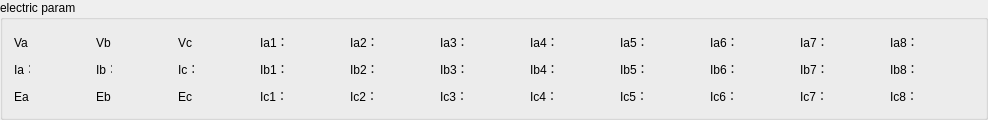
     <widget class="QGroupBox" name="groupBox_6">
      <property name="title">
       <string>electric param</string>
      </property>
      <layout class="QGridLayout" name="gridLayout_20">
       <item row="2" column="4">
        <widget class="QLabel" name="label_122">
         <property name="minimumSize">
          <size>
           <width>16</width>
           <height>21</height>
          </size>
         </property>
         <property name="maximumSize">
          <size>
           <width>16</width>
           <height>21</height>
          </size>
         </property>
         <property name="text">
          <string>Ec：</string>
         </property>
        </widget>
       </item>
       <item row="1" column="5">
        <widget class="QLabel" name="current_c">
         <property name="minimumSize">
          <size>
           <width>54</width>
           <height>21</height>
          </size>
         </property>
         <property name="maximumSize">
          <size>
           <width>54</width>
           <height>21</height>
          </size>
         </property>
         <property name="text">
          <string/>
         </property>
        </widget>
       </item>
       <item row="0" column="7">
        <widget class="QLabel" name="current_Ia_1">
         <property name="minimumSize">
          <size>
           <width>54</width>
           <height>21</height>
          </size>
         </property>
         <property name="maximumSize">
          <size>
           <width>54</width>
           <height>21</height>
          </size>
         </property>
         <property name="text">
          <string/>
         </property>
        </widget>
       </item>
       <item row="1" column="12">
        <widget class="QLabel" name="label_132">
         <property name="minimumSize">
          <size>
           <width>24</width>
           <height>21</height>
          </size>
         </property>
         <property name="maximumSize">
          <size>
           <width>24</width>
           <height>21</height>
          </size>
         </property>
         <property name="text">
          <string>Ib4：</string>
         </property>
        </widget>
       </item>
       <item row="0" column="3">
        <widget class="QLabel" name="voltage_b">
         <property name="minimumSize">
          <size>
           <width>54</width>
           <height>21</height>
          </size>
         </property>
         <property name="maximumSize">
          <size>
           <width>54</width>
           <height>21</height>
          </size>
         </property>
         <property name="text">
          <string/>
         </property>
        </widget>
       </item>
       <item row="0" column="4">
        <widget class="QLabel" name="label_120">
         <property name="minimumSize">
          <size>
           <width>16</width>
           <height>21</height>
          </size>
         </property>
         <property name="maximumSize">
          <size>
           <width>16</width>
           <height>21</height>
          </size>
         </property>
         <property name="text">
          <string>Vc：</string>
         </property>
        </widget>
       </item>
       <item row="1" column="6">
        <widget class="QLabel" name="label_124">
         <property name="minimumSize">
          <size>
           <width>24</width>
           <height>21</height>
          </size>
         </property>
         <property name="maximumSize">
          <size>
           <width>24</width>
           <height>21</height>
          </size>
         </property>
         <property name="text">
          <string>Ib1：</string>
         </property>
        </widget>
       </item>
       <item row="1" column="13">
        <widget class="QLabel" name="current_Ib_4">
         <property name="minimumSize">
          <size>
           <width>54</width>
           <height>21</height>
          </size>
         </property>
         <property name="maximumSize">
          <size>
           <width>54</width>
           <height>21</height>
          </size>
         </property>
         <property name="text">
          <string/>
         </property>
        </widget>
       </item>
       <item row="1" column="21">
        <widget class="QLabel" name="current_Ib_8">
         <property name="minimumSize">
          <size>
           <width>54</width>
           <height>21</height>
          </size>
         </property>
         <property name="maximumSize">
          <size>
           <width>54</width>
           <height>21</height>
          </size>
         </property>
         <property name="text">
          <string/>
         </property>
        </widget>
       </item>
       <item row="1" column="20">
        <widget class="QLabel" name="label_144">
         <property name="minimumSize">
          <size>
           <width>24</width>
           <height>21</height>
          </size>
         </property>
         <property name="maximumSize">
          <size>
           <width>24</width>
           <height>21</height>
          </size>
         </property>
         <property name="text">
          <string>Ib8：</string>
         </property>
        </widget>
       </item>
       <item row="0" column="2">
        <widget class="QLabel" name="label_117">
         <property name="minimumSize">
          <size>
           <width>16</width>
           <height>21</height>
          </size>
         </property>
         <property name="maximumSize">
          <size>
           <width>16</width>
           <height>21</height>
          </size>
         </property>
         <property name="text">
          <string>Vb：</string>
         </property>
        </widget>
       </item>
       <item row="1" column="19">
        <widget class="QLabel" name="current_Ib_7">
         <property name="minimumSize">
          <size>
           <width>54</width>
           <height>21</height>
          </size>
         </property>
         <property name="maximumSize">
          <size>
           <width>54</width>
           <height>21</height>
          </size>
         </property>
         <property name="text">
          <string/>
         </property>
        </widget>
       </item>
       <item row="0" column="20">
        <widget class="QLabel" name="label_146">
         <property name="minimumSize">
          <size>
           <width>24</width>
           <height>21</height>
          </size>
         </property>
         <property name="maximumSize">
          <size>
           <width>24</width>
           <height>21</height>
          </size>
         </property>
         <property name="text">
          <string>Ia8：</string>
         </property>
        </widget>
       </item>
       <item row="1" column="18">
        <widget class="QLabel" name="label_141">
         <property name="minimumSize">
          <size>
           <width>24</width>
           <height>21</height>
          </size>
         </property>
         <property name="maximumSize">
          <size>
           <width>24</width>
           <height>21</height>
          </size>
         </property>
         <property name="text">
          <string>Ib7：</string>
         </property>
        </widget>
       </item>
       <item row="0" column="1">
        <widget class="QLabel" name="voltage_a">
         <property name="minimumSize">
          <size>
           <width>54</width>
           <height>21</height>
          </size>
         </property>
         <property name="maximumSize">
          <size>
           <width>54</width>
           <height>21</height>
          </size>
         </property>
         <property name="text">
          <string/>
         </property>
        </widget>
       </item>
       <item row="2" column="6">
        <widget class="QLabel" name="label_125">
         <property name="minimumSize">
          <size>
           <width>24</width>
           <height>21</height>
          </size>
         </property>
         <property name="maximumSize">
          <size>
           <width>24</width>
           <height>21</height>
          </size>
         </property>
         <property name="text">
          <string>Ic1：</string>
         </property>
        </widget>
       </item>
       <item row="0" column="21">
        <widget class="QLabel" name="current_Ia_8">
         <property name="minimumSize">
          <size>
           <width>54</width>
           <height>21</height>
          </size>
         </property>
         <property name="maximumSize">
          <size>
           <width>54</width>
           <height>21</height>
          </size>
         </property>
         <property name="text">
          <string/>
         </property>
        </widget>
       </item>
       <item row="2" column="1">
        <widget class="QLabel" name="energy_a">
         <property name="minimumSize">
          <size>
           <width>54</width>
           <height>21</height>
          </size>
         </property>
         <property name="maximumSize">
          <size>
           <width>54</width>
           <height>21</height>
          </size>
         </property>
         <property name="text">
          <string/>
         </property>
        </widget>
       </item>
       <item row="1" column="8">
        <widget class="QLabel" name="label_126">
         <property name="minimumSize">
          <size>
           <width>24</width>
           <height>21</height>
          </size>
         </property>
         <property name="maximumSize">
          <size>
           <width>24</width>
           <height>21</height>
          </size>
         </property>
         <property name="text">
          <string>Ib2：</string>
         </property>
        </widget>
       </item>
       <item row="2" column="16">
        <widget class="QLabel" name="label_139">
         <property name="minimumSize">
          <size>
           <width>24</width>
           <height>21</height>
          </size>
         </property>
         <property name="maximumSize">
          <size>
           <width>24</width>
           <height>21</height>
          </size>
         </property>
         <property name="text">
          <string>Ic6：</string>
         </property>
        </widget>
       </item>
       <item row="2" column="8">
        <widget class="QLabel" name="label_127">
         <property name="minimumSize">
          <size>
           <width>24</width>
           <height>21</height>
          </size>
         </property>
         <property name="maximumSize">
          <size>
           <width>24</width>
           <height>21</height>
          </size>
         </property>
         <property name="text">
          <string>Ic2：</string>
         </property>
        </widget>
       </item>
       <item row="1" column="11">
        <widget class="QLabel" name="current_Ib_3">
         <property name="minimumSize">
          <size>
           <width>54</width>
           <height>21</height>
          </size>
         </property>
         <property name="maximumSize">
          <size>
           <width>54</width>
           <height>21</height>
          </size>
         </property>
         <property name="text">
          <string/>
         </property>
        </widget>
       </item>
       <item row="0" column="16">
        <widget class="QLabel" name="label_140">
         <property name="minimumSize">
          <size>
           <width>24</width>
           <height>21</height>
          </size>
         </property>
         <property name="maximumSize">
          <size>
           <width>24</width>
           <height>21</height>
          </size>
         </property>
         <property name="text">
          <string>Ia6：</string>
         </property>
        </widget>
       </item>
       <item row="0" column="13">
        <widget class="QLabel" name="current_Ia_4">
         <property name="minimumSize">
          <size>
           <width>54</width>
           <height>21</height>
          </size>
         </property>
         <property name="maximumSize">
          <size>
           <width>54</width>
           <height>21</height>
          </size>
         </property>
         <property name="text">
          <string/>
         </property>
        </widget>
       </item>
       <item row="2" column="12">
        <widget class="QLabel" name="label_133">
         <property name="minimumSize">
          <size>
           <width>24</width>
           <height>21</height>
          </size>
         </property>
         <property name="maximumSize">
          <size>
           <width>24</width>
           <height>21</height>
          </size>
         </property>
         <property name="text">
          <string>Ic4：</string>
         </property>
        </widget>
       </item>
       <item row="1" column="15">
        <widget class="QLabel" name="current_Ib_5">
         <property name="minimumSize">
          <size>
           <width>54</width>
           <height>21</height>
          </size>
         </property>
         <property name="maximumSize">
          <size>
           <width>54</width>
           <height>21</height>
          </size>
         </property>
         <property name="text">
          <string/>
         </property>
        </widget>
       </item>
       <item row="2" column="10">
        <widget class="QLabel" name="label_130">
         <property name="minimumSize">
          <size>
           <width>24</width>
           <height>21</height>
          </size>
         </property>
         <property name="maximumSize">
          <size>
           <width>24</width>
           <height>21</height>
          </size>
         </property>
         <property name="text">
          <string>Ic3：</string>
         </property>
        </widget>
       </item>
       <item row="2" column="11">
        <widget class="QLabel" name="current_Ic_3">
         <property name="minimumSize">
          <size>
           <width>54</width>
           <height>21</height>
          </size>
         </property>
         <property name="maximumSize">
          <size>
           <width>54</width>
           <height>21</height>
          </size>
         </property>
         <property name="text">
          <string/>
         </property>
        </widget>
       </item>
       <item row="1" column="17">
        <widget class="QLabel" name="current_Ib_6">
         <property name="minimumSize">
          <size>
           <width>54</width>
           <height>21</height>
          </size>
         </property>
         <property name="maximumSize">
          <size>
           <width>54</width>
           <height>21</height>
          </size>
         </property>
         <property name="text">
          <string/>
         </property>
        </widget>
       </item>
       <item row="2" column="13">
        <widget class="QLabel" name="current_Ic_4">
         <property name="minimumSize">
          <size>
           <width>54</width>
           <height>21</height>
          </size>
         </property>
         <property name="maximumSize">
          <size>
           <width>54</width>
           <height>21</height>
          </size>
         </property>
         <property name="text">
          <string/>
         </property>
        </widget>
       </item>
       <item row="0" column="5">
        <widget class="QLabel" name="voltage_c">
         <property name="minimumSize">
          <size>
           <width>54</width>
           <height>21</height>
          </size>
         </property>
         <property name="maximumSize">
          <size>
           <width>54</width>
           <height>21</height>
          </size>
         </property>
         <property name="text">
          <string/>
         </property>
        </widget>
       </item>
       <item row="0" column="12">
        <widget class="QLabel" name="label_134">
         <property name="minimumSize">
          <size>
           <width>24</width>
           <height>21</height>
          </size>
         </property>
         <property name="maximumSize">
          <size>
           <width>24</width>
           <height>21</height>
          </size>
         </property>
         <property name="text">
          <string>Ia4：</string>
         </property>
        </widget>
       </item>
       <item row="2" column="21">
        <widget class="QLabel" name="current_Ic_8">
         <property name="minimumSize">
          <size>
           <width>54</width>
           <height>21</height>
          </size>
         </property>
         <property name="maximumSize">
          <size>
           <width>54</width>
           <height>21</height>
          </size>
         </property>
         <property name="text">
          <string/>
         </property>
        </widget>
       </item>
       <item row="0" column="8">
        <widget class="QLabel" name="label_128">
         <property name="minimumSize">
          <size>
           <width>24</width>
           <height>21</height>
          </size>
         </property>
         <property name="maximumSize">
          <size>
           <width>24</width>
           <height>21</height>
          </size>
         </property>
         <property name="text">
          <string>Ia2：</string>
         </property>
        </widget>
       </item>
       <item row="2" column="2">
        <widget class="QLabel" name="label_119">
         <property name="minimumSize">
          <size>
           <width>16</width>
           <height>21</height>
          </size>
         </property>
         <property name="maximumSize">
          <size>
           <width>16</width>
           <height>21</height>
          </size>
         </property>
         <property name="text">
          <string>Eb：</string>
         </property>
        </widget>
       </item>
       <item row="2" column="14">
        <widget class="QLabel" name="label_136">
         <property name="minimumSize">
          <size>
           <width>24</width>
           <height>21</height>
          </size>
         </property>
         <property name="maximumSize">
          <size>
           <width>24</width>
           <height>21</height>
          </size>
         </property>
         <property name="text">
          <string>Ic5：</string>
         </property>
        </widget>
       </item>
       <item row="0" column="19">
        <widget class="QLabel" name="current_Ia_7">
         <property name="minimumSize">
          <size>
           <width>54</width>
           <height>21</height>
          </size>
         </property>
         <property name="maximumSize">
          <size>
           <width>54</width>
           <height>21</height>
          </size>
         </property>
         <property name="text">
          <string/>
         </property>
        </widget>
       </item>
       <item row="1" column="0">
        <widget class="QLabel" name="label_116">
         <property name="minimumSize">
          <size>
           <width>16</width>
           <height>21</height>
          </size>
         </property>
         <property name="maximumSize">
          <size>
           <width>16</width>
           <height>21</height>
          </size>
         </property>
         <property name="text">
          <string>Ia：</string>
         </property>
        </widget>
       </item>
       <item row="1" column="3">
        <widget class="QLabel" name="current_b">
         <property name="minimumSize">
          <size>
           <width>54</width>
           <height>21</height>
          </size>
         </property>
         <property name="maximumSize">
          <size>
           <width>54</width>
           <height>21</height>
          </size>
         </property>
         <property name="text">
          <string/>
         </property>
        </widget>
       </item>
       <item row="2" column="3">
        <widget class="QLabel" name="energy_b">
         <property name="minimumSize">
          <size>
           <width>54</width>
           <height>21</height>
          </size>
         </property>
         <property name="maximumSize">
          <size>
           <width>54</width>
           <height>21</height>
          </size>
         </property>
         <property name="text">
          <string/>
         </property>
        </widget>
       </item>
       <item row="0" column="0">
        <widget class="QLabel" name="label_114">
         <property name="minimumSize">
          <size>
           <width>16</width>
           <height>21</height>
          </size>
         </property>
         <property name="maximumSize">
          <size>
           <width>16</width>
           <height>21</height>
          </size>
         </property>
         <property name="text">
          <string>Va：</string>
         </property>
        </widget>
       </item>
       <item row="1" column="4">
        <widget class="QLabel" name="label_121">
         <property name="minimumSize">
          <size>
           <width>16</width>
           <height>21</height>
          </size>
         </property>
         <property name="maximumSize">
          <size>
           <width>16</width>
           <height>21</height>
          </size>
         </property>
         <property name="text">
          <string>Ic：</string>
         </property>
        </widget>
       </item>
       <item row="1" column="10">
        <widget class="QLabel" name="label_129">
         <property name="minimumSize">
          <size>
           <width>24</width>
           <height>21</height>
          </size>
         </property>
         <property name="maximumSize">
          <size>
           <width>24</width>
           <height>21</height>
          </size>
         </property>
         <property name="text">
          <string>Ib3：</string>
         </property>
        </widget>
       </item>
       <item row="0" column="10">
        <widget class="QLabel" name="label_131">
         <property name="minimumSize">
          <size>
           <width>24</width>
           <height>21</height>
          </size>
         </property>
         <property name="maximumSize">
          <size>
           <width>24</width>
           <height>21</height>
          </size>
         </property>
         <property name="text">
          <string>Ia3：</string>
         </property>
        </widget>
       </item>
       <item row="0" column="15">
        <widget class="QLabel" name="current_Ia_5">
         <property name="minimumSize">
          <size>
           <width>54</width>
           <height>21</height>
          </size>
         </property>
         <property name="maximumSize">
          <size>
           <width>54</width>
           <height>21</height>
          </size>
         </property>
         <property name="text">
          <string/>
         </property>
        </widget>
       </item>
       <item row="1" column="14">
        <widget class="QLabel" name="label_135">
         <property name="minimumSize">
          <size>
           <width>24</width>
           <height>21</height>
          </size>
         </property>
         <property name="maximumSize">
          <size>
           <width>24</width>
           <height>21</height>
          </size>
         </property>
         <property name="text">
          <string>Ib5：</string>
         </property>
        </widget>
       </item>
       <item row="0" column="18">
        <widget class="QLabel" name="label_143">
         <property name="minimumSize">
          <size>
           <width>24</width>
           <height>21</height>
          </size>
         </property>
         <property name="maximumSize">
          <size>
           <width>24</width>
           <height>21</height>
          </size>
         </property>
         <property name="text">
          <string>Ia7：</string>
         </property>
        </widget>
       </item>
       <item row="1" column="7">
        <widget class="QLabel" name="current_Ib_1">
         <property name="minimumSize">
          <size>
           <width>54</width>
           <height>21</height>
          </size>
         </property>
         <property name="maximumSize">
          <size>
           <width>54</width>
           <height>21</height>
          </size>
         </property>
         <property name="text">
          <string/>
         </property>
        </widget>
       </item>
       <item row="0" column="9">
        <widget class="QLabel" name="current_Ia_2">
         <property name="minimumSize">
          <size>
           <width>54</width>
           <height>21</height>
          </size>
         </property>
         <property name="maximumSize">
          <size>
           <width>54</width>
           <height>21</height>
          </size>
         </property>
         <property name="text">
          <string/>
         </property>
        </widget>
       </item>
       <item row="2" column="0">
        <widget class="QLabel" name="label_115">
         <property name="minimumSize">
          <size>
           <width>16</width>
           <height>21</height>
          </size>
         </property>
         <property name="maximumSize">
          <size>
           <width>16</width>
           <height>21</height>
          </size>
         </property>
         <property name="text">
          <string>Ea：</string>
         </property>
        </widget>
       </item>
       <item row="1" column="16">
        <widget class="QLabel" name="label_138">
         <property name="minimumSize">
          <size>
           <width>24</width>
           <height>21</height>
          </size>
         </property>
         <property name="maximumSize">
          <size>
           <width>24</width>
           <height>21</height>
          </size>
         </property>
         <property name="text">
          <string>Ib6：</string>
         </property>
        </widget>
       </item>
       <item row="2" column="7">
        <widget class="QLabel" name="current_Ic_1">
         <property name="minimumSize">
          <size>
           <width>54</width>
           <height>21</height>
          </size>
         </property>
         <property name="maximumSize">
          <size>
           <width>54</width>
           <height>21</height>
          </size>
         </property>
         <property name="text">
          <string/>
         </property>
        </widget>
       </item>
       <item row="0" column="14">
        <widget class="QLabel" name="label_137">
         <property name="minimumSize">
          <size>
           <width>24</width>
           <height>21</height>
          </size>
         </property>
         <property name="maximumSize">
          <size>
           <width>24</width>
           <height>21</height>
          </size>
         </property>
         <property name="text">
          <string>Ia5：</string>
         </property>
        </widget>
       </item>
       <item row="2" column="9">
        <widget class="QLabel" name="current_Ic_2">
         <property name="minimumSize">
          <size>
           <width>54</width>
           <height>21</height>
          </size>
         </property>
         <property name="maximumSize">
          <size>
           <width>54</width>
           <height>21</height>
          </size>
         </property>
         <property name="text">
          <string/>
         </property>
        </widget>
       </item>
       <item row="2" column="15">
        <widget class="QLabel" name="current_Ic_5">
         <property name="minimumSize">
          <size>
           <width>54</width>
           <height>21</height>
          </size>
         </property>
         <property name="maximumSize">
          <size>
           <width>54</width>
           <height>21</height>
          </size>
         </property>
         <property name="text">
          <string/>
         </property>
        </widget>
       </item>
       <item row="2" column="19">
        <widget class="QLabel" name="current_Ic_7">
         <property name="minimumSize">
          <size>
           <width>54</width>
           <height>21</height>
          </size>
         </property>
         <property name="maximumSize">
          <size>
           <width>54</width>
           <height>21</height>
          </size>
         </property>
         <property name="text">
          <string/>
         </property>
        </widget>
       </item>
       <item row="0" column="6">
        <widget class="QLabel" name="label_123">
         <property name="minimumSize">
          <size>
           <width>24</width>
           <height>21</height>
          </size>
         </property>
         <property name="maximumSize">
          <size>
           <width>24</width>
           <height>21</height>
          </size>
         </property>
         <property name="text">
          <string>Ia1：</string>
         </property>
        </widget>
       </item>
       <item row="1" column="9">
        <widget class="QLabel" name="current_Ib_2">
         <property name="minimumSize">
          <size>
           <width>54</width>
           <height>21</height>
          </size>
         </property>
         <property name="maximumSize">
          <size>
           <width>54</width>
           <height>21</height>
          </size>
         </property>
         <property name="text">
          <string/>
         </property>
        </widget>
       </item>
       <item row="2" column="17">
        <widget class="QLabel" name="current_Ic_6">
         <property name="minimumSize">
          <size>
           <width>54</width>
           <height>21</height>
          </size>
         </property>
         <property name="maximumSize">
          <size>
           <width>54</width>
           <height>21</height>
          </size>
         </property>
         <property name="text">
          <string/>
         </property>
        </widget>
       </item>
       <item row="0" column="17">
        <widget class="QLabel" name="current_Ia_6">
         <property name="minimumSize">
          <size>
           <width>54</width>
           <height>21</height>
          </size>
         </property>
         <property name="maximumSize">
          <size>
           <width>54</width>
           <height>21</height>
          </size>
         </property>
         <property name="text">
          <string/>
         </property>
        </widget>
       </item>
       <item row="2" column="5">
        <widget class="QLabel" name="energy_c">
         <property name="minimumSize">
          <size>
           <width>54</width>
           <height>21</height>
          </size>
         </property>
         <property name="maximumSize">
          <size>
           <width>54</width>
           <height>21</height>
          </size>
         </property>
         <property name="text">
          <string/>
         </property>
        </widget>
       </item>
       <item row="1" column="2">
        <widget class="QLabel" name="label_118">
         <property name="minimumSize">
          <size>
           <width>16</width>
           <height>21</height>
          </size>
         </property>
         <property name="maximumSize">
          <size>
           <width>16</width>
           <height>21</height>
          </size>
         </property>
         <property name="text">
          <string>Ib：</string>
         </property>
        </widget>
       </item>
       <item row="1" column="1">
        <widget class="QLabel" name="current_a">
         <property name="minimumSize">
          <size>
           <width>54</width>
           <height>21</height>
          </size>
         </property>
         <property name="maximumSize">
          <size>
           <width>54</width>
           <height>21</height>
          </size>
         </property>
         <property name="text">
          <string/>
         </property>
        </widget>
       </item>
       <item row="2" column="20">
        <widget class="QLabel" name="label_145">
         <property name="minimumSize">
          <size>
           <width>24</width>
           <height>21</height>
          </size>
         </property>
         <property name="maximumSize">
          <size>
           <width>24</width>
           <height>21</height>
          </size>
         </property>
         <property name="text">
          <string>Ic8：</string>
         </property>
        </widget>
       </item>
       <item row="2" column="18">
        <widget class="QLabel" name="label_142">
         <property name="minimumSize">
          <size>
           <width>24</width>
           <height>21</height>
          </size>
         </property>
         <property name="maximumSize">
          <size>
           <width>24</width>
           <height>21</height>
          </size>
         </property>
         <property name="text">
          <string>Ic7：</string>
         </property>
        </widget>
       </item>
       <item row="0" column="11">
        <widget class="QLabel" name="current_Ia_3">
         <property name="minimumSize">
          <size>
           <width>54</width>
           <height>21</height>
          </size>
         </property>
         <property name="maximumSize">
          <size>
           <width>54</width>
           <height>21</height>
          </size>
         </property>
         <property name="text">
          <string/>
         </property>
        </widget>
       </item>
      </layout>
     </widget>
